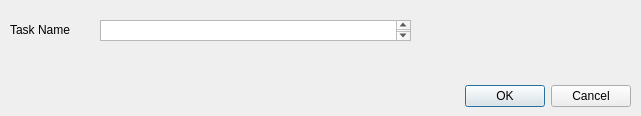
<?xml version="1.0" encoding="UTF-8"?>
<ui version="4.0">
 <class>Dialog</class>
 <widget class="QDialog" name="Dialog">
  <property name="geometry">
   <rect>
    <x>0</x>
    <y>0</y>
    <width>641</width>
    <height>116</height>
   </rect>
  </property>
  <property name="windowTitle">
   <string>Dialog</string>
  </property>
  <widget class="QDialogButtonBox" name="buttonBox">
   <property name="geometry">
    <rect>
     <x>460</x>
     <y>80</y>
     <width>171</width>
     <height>32</height>
    </rect>
   </property>
   <property name="orientation">
    <enum>Qt::Horizontal</enum>
   </property>
   <property name="standardButtons">
    <set>QDialogButtonBox::Cancel|QDialogButtonBox::Ok</set>
   </property>
  </widget>
  <widget class="QTextEdit" name="textEdit">
   <property name="geometry">
    <rect>
     <x>100</x>
     <y>20</y>
     <width>311</width>
     <height>21</height>
    </rect>
   </property>
   <property name="mouseTracking">
    <bool>false</bool>
   </property>
  </widget>
  <widget class="QLabel" name="label">
   <property name="geometry">
    <rect>
     <x>10</x>
     <y>20</y>
     <width>91</width>
     <height>20</height>
    </rect>
   </property>
   <property name="text">
    <string>Task Name</string>
   </property>
  </widget>
 </widget>
 <resources/>
 <connections>
  <connection>
   <sender>buttonBox</sender>
   <signal>accepted()</signal>
   <receiver>Dialog</receiver>
   <slot>accept()</slot>
   <hints>
    <hint type="sourcelabel">
     <x>248</x>
     <y>254</y>
    </hint>
    <hint type="destinationlabel">
     <x>157</x>
     <y>274</y>
    </hint>
   </hints>
  </connection>
  <connection>
   <sender>buttonBox</sender>
   <signal>rejected()</signal>
   <receiver>Dialog</receiver>
   <slot>reject()</slot>
   <hints>
    <hint type="sourcelabel">
     <x>316</x>
     <y>260</y>
    </hint>
    <hint type="destinationlabel">
     <x>286</x>
     <y>274</y>
    </hint>
   </hints>
  </connection>
 </connections>
</ui>
